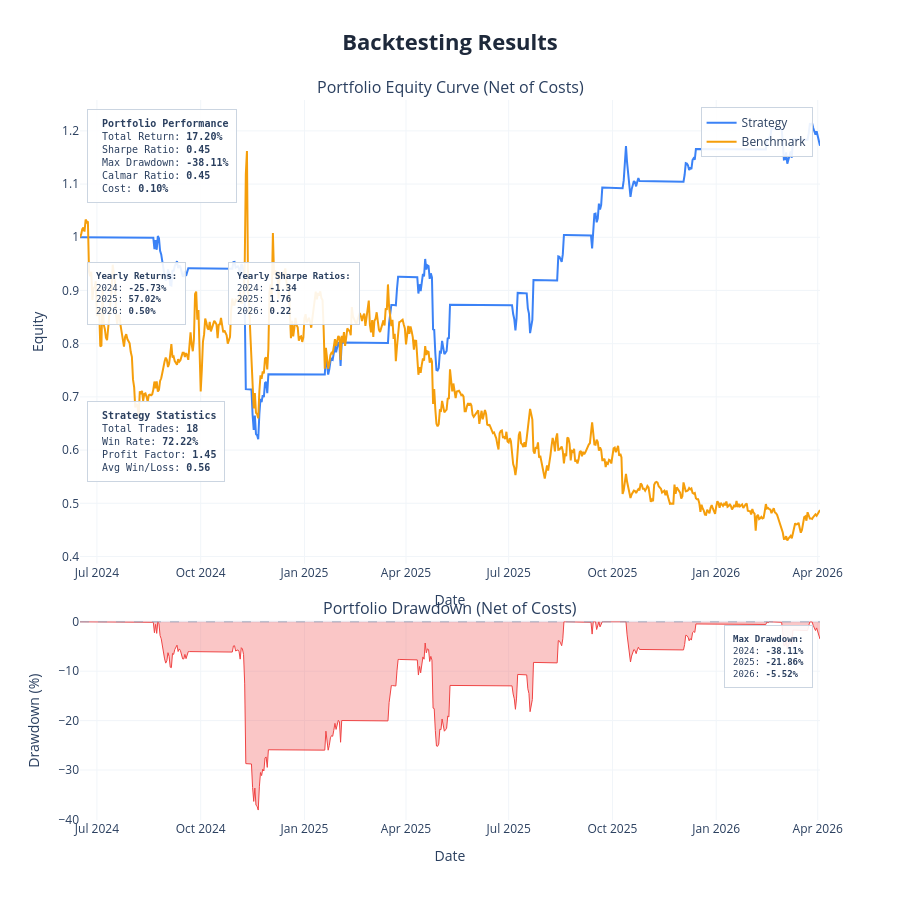

Notebook code cell kept with this figure:
### Code cell
param_defs = {
    "lookback":    ("int",   90, 110),
    "z_lookback":  ("int",   60, 100),
    "entry":       ("float", 1, 3),
    "exit":        ("float", 0.5, 1.00),
    "stop_z":      ("float", 3.5, 5.00),
    "max_holding": ("int",   8,   25),
}

fixed_params = {"exit": 0.6325, "stop_z": 4.4069
}   

def pair_reject(metrics):
    if metrics is None:
        return True
    if metrics["num_trades"] < 5:
        return True
    if metrics["profit_factor"] < 0.7:
        return True
    return False

test_params = {
    "lookback": 126,
    "z_lookback": 60,
    "entry": 1.8,
    "exit": 0.5,
    "stop_z": 3.5,
    "max_holding": 15,
}

pair_df, indicator_cols = pair_strategy_fn(pair_prices.copy(), test_params)

display(pair_df.head())
display(pair_df.tail())

results = backtest(
    data=pair_df,
    cost=pair_cost,
    show_plot=True,
    save_html=None,
    show_trades=False,
    benchmark_data=None
)

print(f"Pair: {Y} vs {X}")
print(f"Return        {results['total_return']*100:>8.2f}%")
print(f"Sharpe        {results['sharpe_ratio']:>8.2f}")
print(f"Max Drawdown  {results['max_drawdown']*100:>8.2f}%")
print(f"Calmar        {results['calmar_ratio']:>8.2f}")
print(f"Trades        {results['num_trades']:>8}")
print(f"Win Rate      {results['win_rate']*100:>8.2f}%")
print(f"Profit Factor {results['profit_factor']:>8.2f}")

### Figure 1 — Plotly figure (JSON) as saved in the notebook; plotly's stock layout.template omitted (floating-point values rounded to 4 significant figures; data arrays with more than 128 entries replaced by an {"elided": "..."} marker saying what was removed)
{"data": [{"hovertemplate": "<b>Strategy</b><br>Date: %{x}<br>Equity: %{y:.4f}<extra></extra>", "line": {"color": "#3b82f6", "width": 2}, "mode": "lines", "name": "Strategy", "type": "scatter", "x": {"elided": "657 str values"}, "xaxis": "x", "y": {"elided": "657 float values"}, "yaxis": "y"}, {"hovertemplate": "<b>Benchmark</b><br>Date: %{x}<br>Equity: %{y:.4f}<extra></extra>", "line": {"color": "#f59e0b", "width": 2}, "mode": "lines", "name": "Benchmark", "type": "scatter", "x": {"elided": "657 str values"}, "xaxis": "x", "y": {"elided": "657 float values"}, "yaxis": "y"}, {"fill": "tozeroy", "fillcolor": "rgba(239, 68, 68, 0.3)", "hovertemplate": "<b>Drawdown</b><br>Date: %{x}<br>Drawdown: %{y:.2f}%<extra></extra>", "line": {"color": "#ef4444", "width": 1}, "mode": "lines", "name": "Drawdown", "showlegend": false, "type": "scatter", "x": {"elided": "657 str values"}, "xaxis": "x2", "y": {"elided": "657 float values"}, "yaxis": "y2"}], "layout": {"annotations": [{"font": {"size": 16}, "showarrow": false, "text": "Portfolio Equity Curve (Net of Costs)", "x": 0.5, "xanchor": "center", "xref": "paper", "y": 1, "yanchor": "bottom", "yref": "paper"}, {"font": {"size": 16}, "showarrow": false, "text": "Portfolio Drawdown (Net of Costs)", "x": 0.5, "xanchor": "center", "xref": "paper", "y": 0.276, "yanchor": "bottom", "yref": "paper"}, {"align": "left", "bgcolor": "rgba(255, 255, 255, 0.9)", "bordercolor": "#cbd5e1", "borderpad": 8, "borderwidth": 1, "font": {"family": "monospace", "size": 10}, "showarrow": false, "text": "\n<b>Portfolio Performance</b><br>\nTotal Return: <b>17.20%</b><br>\nSharpe Ratio: <b>0.45</b><br>\nMax Drawdown: <b>-38.11%</b><br>\nCalmar Ratio: <b>0.45</b><br>\nCost: <b>0.10%</b>\n", "x": 0.01, "xanchor": "left", "xref": "x domain", "y": 0.98, "yanchor": "top", "yref": "y domain"}, {"align": "left", "bgcolor": "rgba(255, 255, 255, 0.9)", "bordercolor": "#cbd5e1", "borderpad": 8, "borderwidth": 1, "font": {"family": "monospace", "size": 9}, "showarrow": false, "text": "<b>Yearly Returns:</b><br>2024: <b>-25.73%</b><br>2025: <b>57.02%</b><br>2026: <b>0.50%</b><br>", "x": 0.01, "xanchor": "left", "xref": "x domain", "y": 0.65, "yanchor": "top", "yref": "y domain"}, {"align": "left", "bgcolor": "rgba(255, 255, 255, 0.9)", "bordercolor": "#cbd5e1", "borderpad": 8, "borderwidth": 1, "font": {"family": "monospace", "size": 9}, "showarrow": false, "text": "<b>Yearly Sharpe Ratios:</b><br>2024: <b>-1.34</b><br>2025: <b>1.76</b><br>2026: <b>0.22</b><br>", "x": 0.2, "xanchor": "left", "xref": "x domain", "y": 0.65, "yanchor": "top", "yref": "y domain"}, {"align": "left", "bgcolor": "rgba(255, 255, 255, 0.9)", "bordercolor": "#cbd5e1", "borderpad": 8, "borderwidth": 1, "font": {"family": "monospace", "size": 10}, "showarrow": false, "text": "\n<b>Strategy Statistics</b><br>\nTotal Trades: <b>18</b><br>\nWin Rate: <b>72.22%</b><br>\nProfit Factor: <b>1.45</b><br>\nAvg Win/Loss: <b>0.56</b>\n", "x": 0.01, "xanchor": "left", "xref": "x domain", "y": 0.35, "yanchor": "top", "yref": "y domain"}, {"align": "left", "bgcolor": "rgba(255, 255, 255, 0.9)", "bordercolor": "#cbd5e1", "borderpad": 8, "borderwidth": 1, "font": {"family": "monospace", "size": 9}, "showarrow": false, "text": "<b>Max Drawdown:</b><br>2024: <b>-38.11%</b><br>2025: <b>-21.86%</b><br>2026: <b>-5.52%</b><br>", "x": 0.99, "xanchor": "right", "xref": "x2 domain", "y": 0.98, "yanchor": "top", "yref": "y2 domain"}], "height": 900, "hovermode": "x unified", "legend": {"bgcolor": "rgba(255,255,255,0.9)", "bordercolor": "#cbd5e1", "borderwidth": 1, "x": 0.99, "xanchor": "right", "y": 0.99, "yanchor": "top"}, "shapes": [{"line": {"color": "#94a3b8", "dash": "dash", "width": 1}, "type": "line", "x0": 0, "x1": 1, "xref": "x2 domain", "y0": 0, "y1": 0, "yref": "y2"}], "showlegend": true, "title": {"font": {"color": "#1E293B", "size": 22}, "text": "<b>Backtesting Results</b>", "x": 0.5, "xanchor": "center"}, "xaxis": {"anchor": "y", "domain": [0, 1], "gridcolor": "#f1f5f9", "gridwidth": 1, "showgrid": true, "title": {"text": "Date"}}, "xaxis2": {"anchor": "y2", "domain": [0, 1], "gridcolor": "#f1f5f9", "gridwidth": 1, "showgrid": true, "title": {"text": "Date"}}, "yaxis": {"anchor": "x", "domain": [0.356, 1], "gridcolor": "#f1f5f9", "gridwidth": 1, "showgrid": true, "title": {"text": "Equity"}}, "yaxis2": {"anchor": "x2", "domain": [0, 0.276], "gridcolor": "#f1f5f9", "gridwidth": 1, "showgrid": true, "title": {"text": "Drawdown (%)"}}}}
